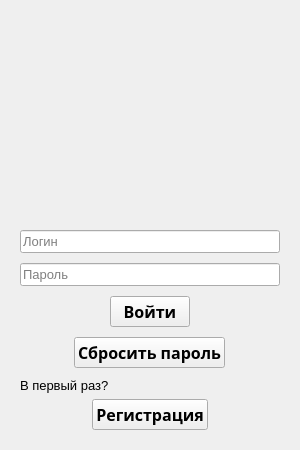
     <widget class="QWidget" name="loginMenu" native="true">
      <property name="sizePolicy">
       <sizepolicy hsizetype="Expanding" vsizetype="Expanding">
        <horstretch>0</horstretch>
        <verstretch>0</verstretch>
       </sizepolicy>
      </property>
      <property name="minimumSize">
       <size>
        <width>0</width>
        <height>0</height>
       </size>
      </property>
      <property name="maximumSize">
       <size>
        <width>0</width>
        <height>16777215</height>
       </size>
      </property>
      <layout class="QVBoxLayout" name="verticalLayout_12">
       <property name="spacing">
        <number>0</number>
       </property>
       <property name="leftMargin">
        <number>0</number>
       </property>
       <property name="topMargin">
        <number>0</number>
       </property>
       <property name="rightMargin">
        <number>0</number>
       </property>
       <property name="bottomMargin">
        <number>0</number>
       </property>
       <item alignment="Qt::AlignHCenter">
        <widget class="QWidget" name="loginWindow" native="true">
         <property name="sizePolicy">
          <sizepolicy hsizetype="Fixed" vsizetype="Preferred">
           <horstretch>0</horstretch>
           <verstretch>0</verstretch>
          </sizepolicy>
         </property>
         <property name="minimumSize">
          <size>
           <width>300</width>
           <height>450</height>
          </size>
         </property>
         <property name="maximumSize">
          <size>
           <width>300</width>
           <height>450</height>
          </size>
         </property>
         <layout class="QVBoxLayout" name="verticalLayout_15">
          <property name="spacing">
           <number>10</number>
          </property>
          <property name="leftMargin">
           <number>20</number>
          </property>
          <property name="topMargin">
           <number>20</number>
          </property>
          <property name="rightMargin">
           <number>20</number>
          </property>
          <property name="bottomMargin">
           <number>20</number>
          </property>
          <item alignment="Qt::AlignHCenter">
           <widget class="QLabel" name="pics">
            <property name="minimumSize">
             <size>
              <width>100</width>
              <height>100</height>
             </size>
            </property>
            <property name="maximumSize">
             <size>
              <width>100</width>
              <height>100</height>
             </size>
            </property>
            <property name="text">
             <string/>
            </property>
            <property name="pixmap">
             <pixmap resource="icon.qrc">:/pics/res/shield.svg</pixmap>
            </property>
            <property name="scaledContents">
             <bool>true</bool>
            </property>
           </widget>
          </item>
          <item>
           <spacer name="verticalSpacer_2">
            <property name="orientation">
             <enum>Qt::Vertical</enum>
            </property>
            <property name="sizeHint" stdset="0">
             <size>
              <width>20</width>
              <height>40</height>
             </size>
            </property>
           </spacer>
          </item>
          <item>
           <widget class="QWidget" name="mainBody" native="true">
            <property name="sizePolicy">
             <sizepolicy hsizetype="Preferred" vsizetype="Expanding">
              <horstretch>0</horstretch>
              <verstretch>0</verstretch>
             </sizepolicy>
            </property>
            <property name="minimumSize">
             <size>
              <width>0</width>
              <height>0</height>
             </size>
            </property>
            <layout class="QVBoxLayout" name="verticalLayout_13">
             <property name="spacing">
              <number>10</number>
             </property>
             <property name="leftMargin">
              <number>0</number>
             </property>
             <property name="topMargin">
              <number>0</number>
             </property>
             <property name="rightMargin">
              <number>0</number>
             </property>
             <property name="bottomMargin">
              <number>0</number>
             </property>
             <item alignment="Qt::AlignTop">
              <widget class="QLineEdit" name="login">
               <property name="font">
                <font>
                 <pointsize>10</pointsize>
                </font>
               </property>
               <property name="text">
                <string/>
               </property>
               <property name="maxLength">
                <number>30</number>
               </property>
               <property name="placeholderText">
                <string>Логин</string>
               </property>
              </widget>
             </item>
             <item alignment="Qt::AlignTop">
              <widget class="QLineEdit" name="pss">
               <property name="font">
                <font>
                 <pointsize>10</pointsize>
                </font>
               </property>
               <property name="placeholderText">
                <string>Пароль</string>
               </property>
              </widget>
             </item>
             <item alignment="Qt::AlignHCenter">
              <widget class="QPushButton" name="loginBtn">
               <property name="sizePolicy">
                <sizepolicy hsizetype="Fixed" vsizetype="Fixed">
                 <horstretch>0</horstretch>
                 <verstretch>0</verstretch>
                </sizepolicy>
               </property>
               <property name="font">
                <font>
                 <family>Segoe UI Semibold</family>
                 <pointsize>12</pointsize>
                 <bold>true</bold>
                </font>
               </property>
               <property name="cursor">
                <cursorShape>PointingHandCursor</cursorShape>
               </property>
               <property name="text">
                <string>Войти</string>
               </property>
              </widget>
             </item>
             <item alignment="Qt::AlignHCenter|Qt::AlignBottom">
              <widget class="QPushButton" name="resetPassBtn">
               <property name="sizePolicy">
                <sizepolicy hsizetype="Fixed" vsizetype="Fixed">
                 <horstretch>0</horstretch>
                 <verstretch>0</verstretch>
                </sizepolicy>
               </property>
               <property name="font">
                <font>
                 <family>Segoe UI Semibold</family>
                 <pointsize>12</pointsize>
                 <bold>true</bold>
                </font>
               </property>
               <property name="cursor">
                <cursorShape>PointingHandCursor</cursorShape>
               </property>
               <property name="text">
                <string>Сбросить пароль</string>
               </property>
              </widget>
             </item>
            </layout>
           </widget>
          </item>
          <item>
           <widget class="QWidget" name="registration" native="true">
            <property name="sizePolicy">
             <sizepolicy hsizetype="Expanding" vsizetype="Fixed">
              <horstretch>0</horstretch>
              <verstretch>0</verstretch>
             </sizepolicy>
            </property>
            <layout class="QVBoxLayout" name="verticalLayout_14">
             <property name="leftMargin">
              <number>0</number>
             </property>
             <property name="topMargin">
              <number>0</number>
             </property>
             <property name="rightMargin">
              <number>0</number>
             </property>
             <property name="bottomMargin">
              <number>0</number>
             </property>
             <item>
              <widget class="QLabel" name="firstlyQ">
               <property name="font">
                <font>
                 <pointsize>10</pointsize>
                </font>
               </property>
               <property name="text">
                <string>В первый раз?</string>
               </property>
              </widget>
             </item>
             <item alignment="Qt::AlignHCenter">
              <widget class="QPushButton" name="signupBtn">
               <property name="sizePolicy">
                <sizepolicy hsizetype="Fixed" vsizetype="Fixed">
                 <horstretch>0</horstretch>
                 <verstretch>0</verstretch>
                </sizepolicy>
               </property>
               <property name="font">
                <font>
                 <family>Segoe UI Semibold</family>
                 <pointsize>12</pointsize>
                 <bold>true</bold>
                </font>
               </property>
               <property name="cursor">
                <cursorShape>PointingHandCursor</cursorShape>
               </property>
               <property name="text">
                <string>Регистрация</string>
               </property>
              </widget>
             </item>
            </layout>
           </widget>
          </item>
         </layout>
        </widget>
       </item>
      </layout>
     </widget>
